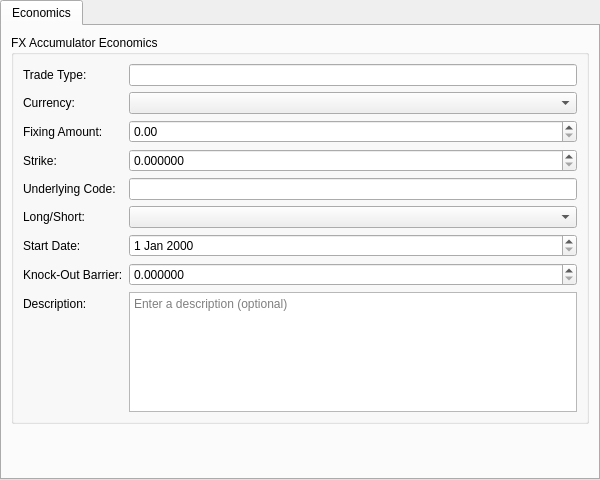
<?xml version="1.0" encoding="UTF-8"?>
<ui version="4.0">
 <class>FxAccumulatorInstrumentForm</class>
 <widget class="QWidget" name="FxAccumulatorInstrumentForm">
  <property name="geometry">
   <rect>
    <x>0</x>
    <y>0</y>
    <width>600</width>
    <height>480</height>
   </rect>
  </property>
  <layout class="QVBoxLayout" name="rootLayout">
   <property name="leftMargin"><number>0</number></property>
   <property name="topMargin"><number>0</number></property>
   <property name="rightMargin"><number>0</number></property>
   <property name="bottomMargin"><number>0</number></property>
   <item>
    <widget class="QTabWidget" name="subTabWidget">
     <property name="currentIndex"><number>0</number></property>
     <widget class="QWidget" name="economicsTab">
      <attribute name="title">
       <string>Economics</string>
      </attribute>
      <layout class="QVBoxLayout" name="economicsLayout">
       <item>
        <widget class="QGroupBox" name="economicsGroup">
         <property name="title">
          <string>FX Accumulator Economics</string>
         </property>
         <layout class="QFormLayout" name="economicsFormLayout">
          <item row="0" column="0">
           <widget class="QLabel" name="labelTradeTypeCode">
            <property name="text"><string>Trade Type:</string></property>
           </widget>
          </item>
          <item row="0" column="1">
           <widget class="QLineEdit" name="tradeTypeCodeEdit">
            <property name="readOnly"><bool>true</bool></property>
           </widget>
          </item>
          <item row="1" column="0">
           <widget class="QLabel" name="labelCurrency">
            <property name="text"><string>Currency:</string></property>
           </widget>
          </item>
          <item row="1" column="1">
           <widget class="OreCurrencyComboBox" name="currencyCombo"/>
          </item>
          <item row="2" column="0">
           <widget class="QLabel" name="labelFixingAmount">
            <property name="text"><string>Fixing Amount:</string></property>
           </widget>
          </item>
          <item row="2" column="1">
           <widget class="OreDoubleSpinBox" name="fixingAmountSpinBox">
            <property name="decimals"><number>2</number></property>
            <property name="minimum"><double>0.000000000000000</double></property>
            <property name="maximum"><double>999999999999.000000000000000</double></property>
            <property name="singleStep"><double>1000.000000000000000</double></property>
           </widget>
          </item>
          <item row="3" column="0">
           <widget class="QLabel" name="labelStrike">
            <property name="text"><string>Strike:</string></property>
           </widget>
          </item>
          <item row="3" column="1">
           <widget class="OreDoubleSpinBox" name="strikeSpinBox">
            <property name="decimals"><number>6</number></property>
            <property name="minimum"><double>0.000000000000000</double></property>
            <property name="maximum"><double>999999.000000000000000</double></property>
            <property name="singleStep"><double>0.001000000000000</double></property>
           </widget>
          </item>
          <item row="4" column="0">
           <widget class="QLabel" name="labelUnderlyingCode">
            <property name="text"><string>Underlying Code:</string></property>
           </widget>
          </item>
          <item row="4" column="1">
           <widget class="QLineEdit" name="underlyingCodeEdit"/>
          </item>
          <item row="5" column="0">
           <widget class="QLabel" name="labelLongShort">
            <property name="text"><string>Long/Short:</string></property>
           </widget>
          </item>
          <item row="5" column="1">
           <widget class="QComboBox" name="longShortCombo"/>
          </item>
          <item row="6" column="0">
           <widget class="QLabel" name="labelStartDate">
            <property name="text"><string>Start Date:</string></property>
           </widget>
          </item>
          <item row="6" column="1">
           <widget class="OreDateEdit" name="startDateEdit"/>
          </item>
          <item row="7" column="0">
           <widget class="QLabel" name="labelKnockOutBarrier">
            <property name="text"><string>Knock-Out Barrier:</string></property>
           </widget>
          </item>
          <item row="7" column="1">
           <widget class="OreDoubleSpinBox" name="knockOutBarrierSpinBox">
            <property name="decimals"><number>6</number></property>
            <property name="minimum"><double>0.000000000000000</double></property>
            <property name="maximum"><double>999999.000000000000000</double></property>
            <property name="singleStep"><double>0.001000000000000</double></property>
           </widget>
          </item>
          <item row="8" column="0">
           <widget class="QLabel" name="labelDescription">
            <property name="text"><string>Description:</string></property>
           </widget>
          </item>
          <item row="8" column="1">
           <widget class="QPlainTextEdit" name="descriptionEdit">
            <property name="minimumSize">
             <size><width>0</width><height>60</height></size>
            </property>
            <property name="maximumSize">
             <size><width>16777215</width><height>120</height></size>
            </property>
            <property name="placeholderText">
             <string>Enter a description (optional)</string>
            </property>
           </widget>
          </item>
         </layout>
        </widget>
       </item>
       <item>
        <spacer name="economicsSpacer">
         <property name="orientation"><enum>Qt::Vertical</enum></property>
         <property name="sizeHint" stdset="0">
          <size><width>20</width><height>20</height></size>
         </property>
        </spacer>
       </item>
      </layout>
     </widget>
    </widget>
   </item>
  </layout>
 </widget>
 <customwidgets>
 <customwidget>
  <class>OreDoubleSpinBox</class>
  <extends>QDoubleSpinBox</extends>
  <header>ores.qt/OreDoubleSpinBox.hpp</header>
 </customwidget>
 <customwidget>
  <class>OreDateEdit</class>
  <extends>QDateEdit</extends>
  <header>ores.qt/OreDateEdit.hpp</header>
 </customwidget>
 <customwidget>
  <class>OreCurrencyComboBox</class>
  <extends>QComboBox</extends>
  <header>ores.qt/OreCurrencyComboBox.hpp</header>
 </customwidget>
</customwidgets>
<resources/>
 <connections/>
</ui>
